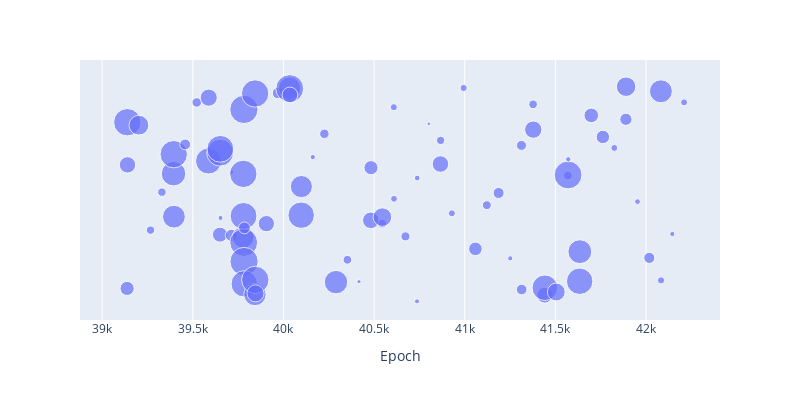

This figure's notebook cell:
### Markdown cell above
### Deposit counts

### Code cell
fig = px.scatter(
    df[df.deposits > 0], x = 'epoch', y = 'temp', size = 'deposits',
    size_max = 20, width = 800, height = 400, labels = {"epoch": "Epoch"})
fig.update_yaxes(visible=False)
